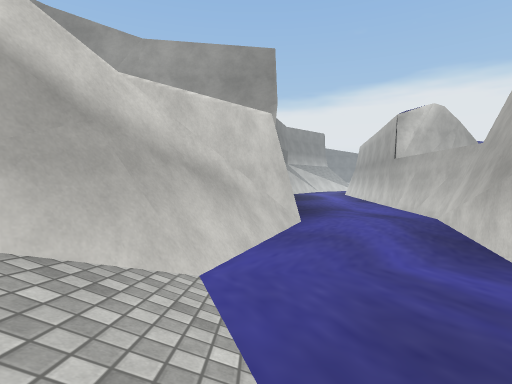
view 1 (above)

17 first-person views from a walk through a Unity game level. The camera is 1.3 m above the floor, tilts 2° down and sees 80° across. The floor is counted in squares, 2 m on a side. Each view is taken from the middle of a square. On the plan, view 1 faces up. The plan holds only what a view shows up to about 10 squares ahead; the rest is blank. The place goes on beyond the plan. The player is left out. Some surface patterns are stand-ins.

view 2
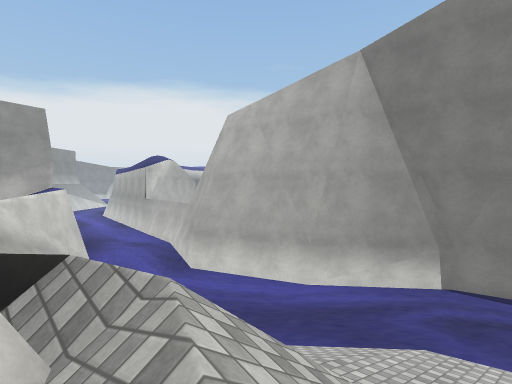

view 3
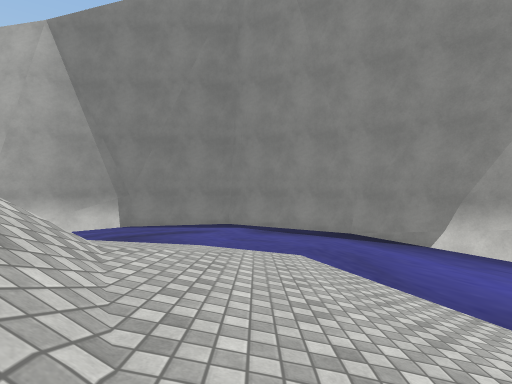

view 4
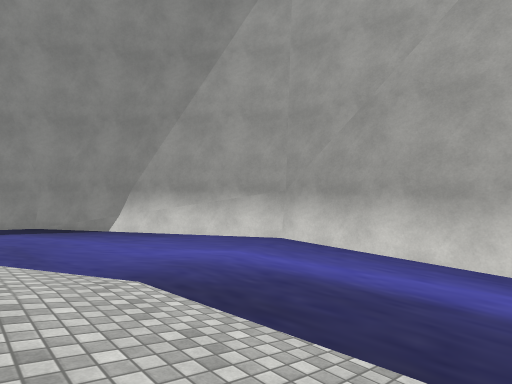

view 5
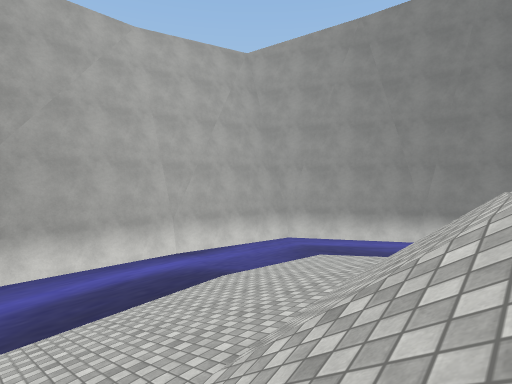

view 6
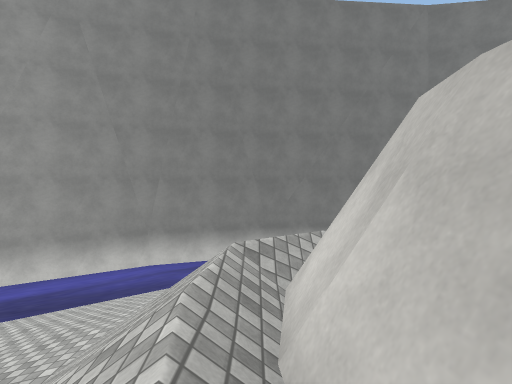

view 7
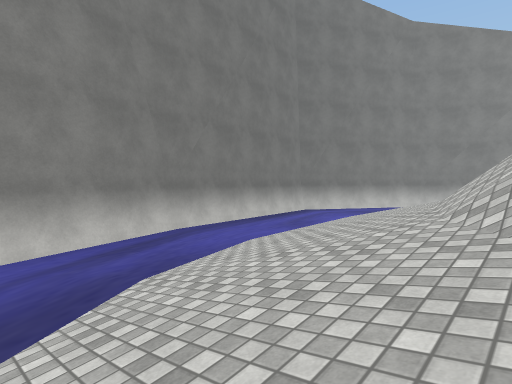

view 8
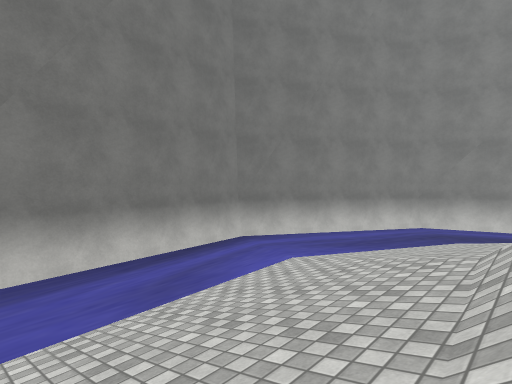

view 9
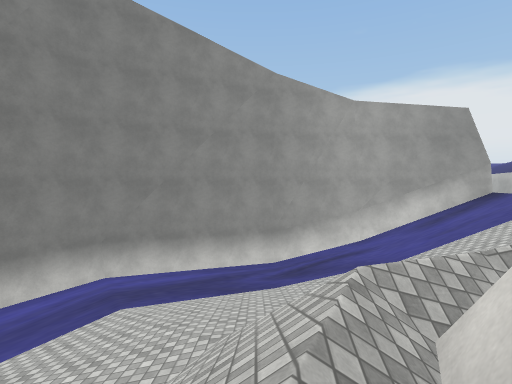

view 10
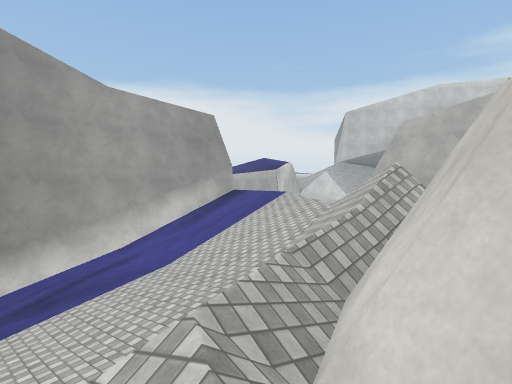

view 11
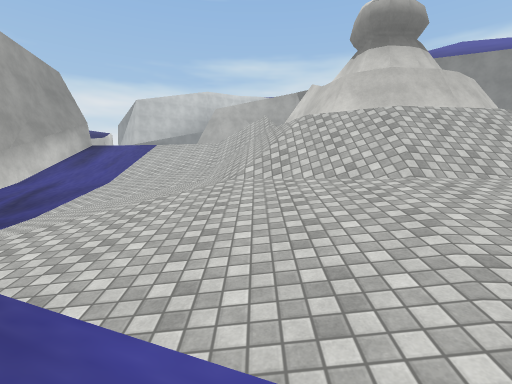

view 12
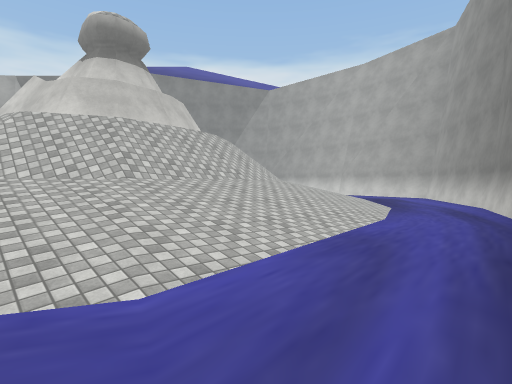

view 13
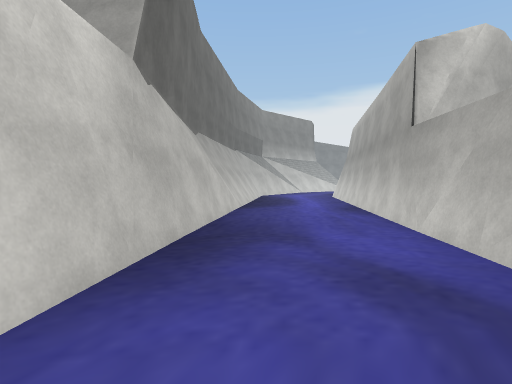

view 14
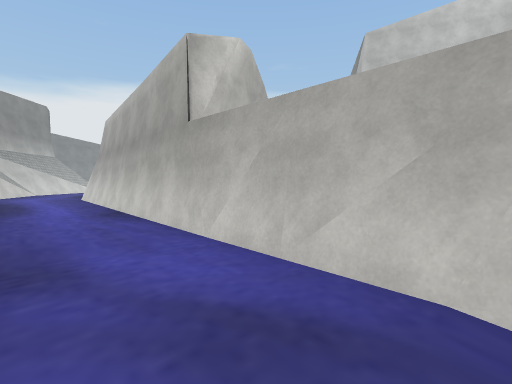

view 15
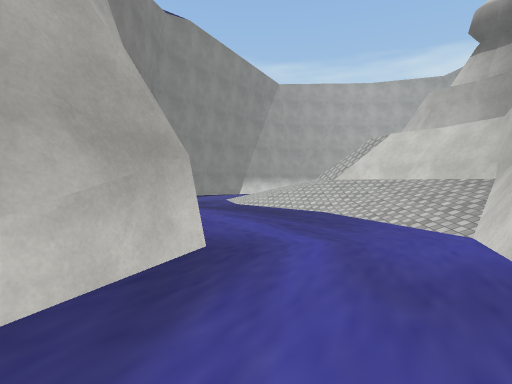

view 16
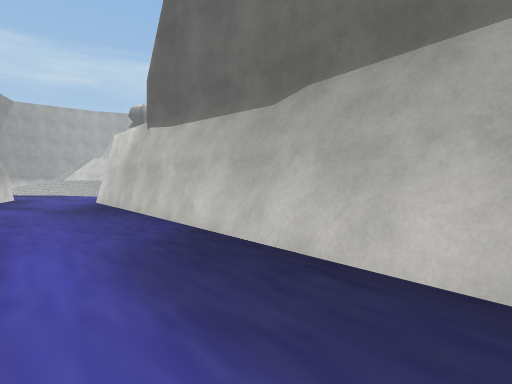

view 17
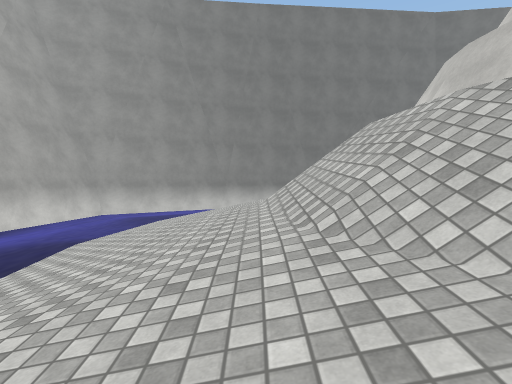

### Floor plan
Key: @ floor where view 1 was taken; # wall or solid block; . main floor; : floor 0.25 m higher than the main floor; + floor 0.5 m higher than the main floor; * floor 0.75 m higher than the main floor; % floor 1 m higher than the main floor; & floor 1.25 m higher than the main floor; / step, stairs or slope; = window, fence, low wall or low ledge; v drop or lower ground.
Columns run from 14 left of view 1 to 6 right of it. Each row starts with its distance up from view 1.
 16                ##..#
 15                #...#
 14                #...#
 13                #...#
 12                #...#
 11                #...#
 10                #...#
  9          #######...#
  8     ####/*%////v..##
  7   ###...:*%////#..#
  6   #.....:*%/////..#
  5  ##...:://////#...#
  4  #...:+*/////v#..##
  3 ##..:+%&/////#...#
  2 #...:*&/////##...##
  1 #..:*%///####/....#
  0 #...*%//#####/@...##
 -1 #...+%//#  ##///...##
 -2 ##..+%//#  ##=//....#
 -3  #..+///#####////...#
 -4  #..///////////%/...#
 -5  #.../////////&*:...#
 -6  ##..//////&&%*+:...#
 -7   #.../******+::....#
 -8   ##../::+::::.....##
 -9    #..............##
-10    ##...........###
-11     ###........##
-12       ##########

Positions as (right, up) in squares from view 1, and headings:
1: (0, 0), facing up
2: (-2, -4), facing up-right
3: (-3, -6), facing right
4: (-4, -7), facing down-right
5: (-1, -4), facing down-left
6: (-3, -4), facing left
7: (-7, -7), facing up-left
8: (-8, -3), facing up-left
9: (-7, -1), facing up
10: (-7, 0), facing up-right
11: (-12, 2), facing right
12: (-13, 2), facing down-right
13: (2, 5), facing up
14: (2, 6), facing up-right
15: (2, 6), facing down
16: (4, 16), facing down-left
17: (0, -6), facing left
